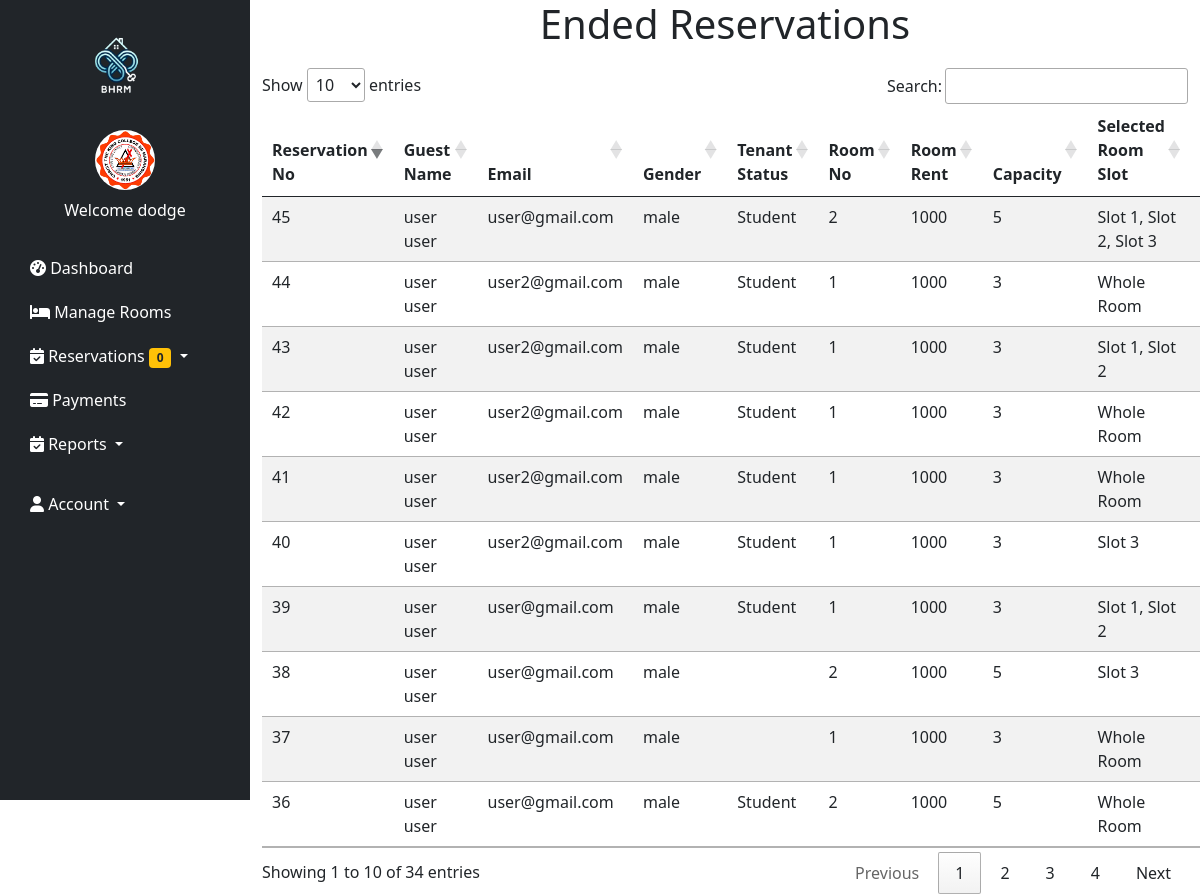
/ended.php (signed in), run on an earlier commit of the app's database.
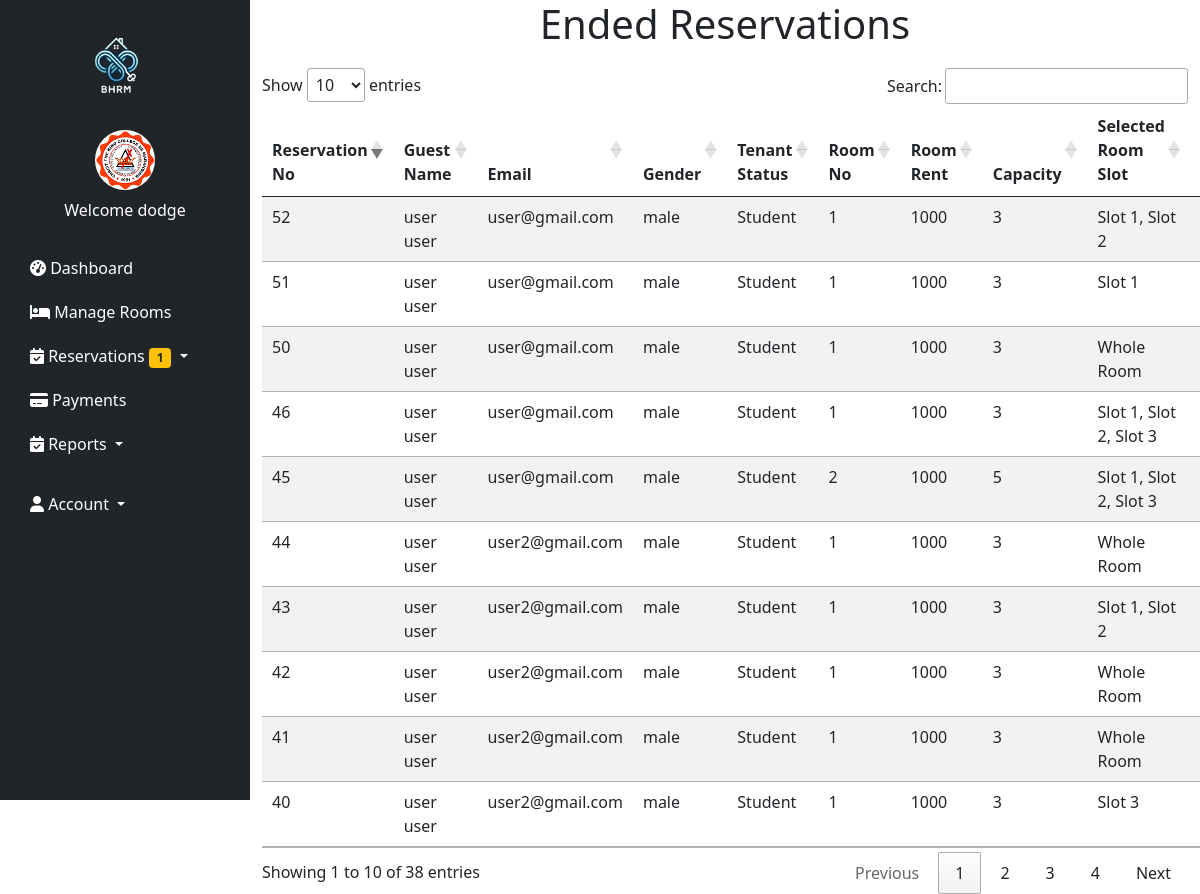
And on a later commit of the database.
### tables this page shows
CREATE TABLE `reservation` (
  `id` int(255) NOT NULL,
  `image` varchar(255) NOT NULL,
  `fname` varchar(255) NOT NULL,
  `lname` varchar(255) NOT NULL,
  `email` varchar(255) NOT NULL,
  `gender` varchar(255) NOT NULL,
  `date_in` date DEFAULT NULL,
  `date_out` date DEFAULT NULL,
  `tenant_status` varchar(255) NOT NULL,
  `school` varchar(255) NOT NULL,
  `addons` varchar(255) NOT NULL,
  `room_no` int(255) NOT NULL,
  `capacity` int(255) NOT NULL,
  `room_slot` varchar(255) NOT NULL,
  `current_tenant` int(255) NOT NULL,
  `amenities` varchar(255) NOT NULL,
  `tenant_type` varchar(255) NOT NULL,
  `room_floor` varchar(255) NOT NULL,
  `price` int(255) NOT NULL,
  `status` varchar(255) NOT NULL,
  `payment` int(255) NOT NULL,
  `pay_stat` varchar(255) NOT NULL,
  `pay_date` date DEFAULT NULL,
  `res_stat` varchar(255) NOT NULL,
  `res_duration` varchar(255) NOT NULL,
  `res_reason` varchar(255) NOT NULL,
  `hname` varchar(255) NOT NULL,
  `owner` varchar(255) NOT NULL
);

### ended.php (the view, shortened to what this page needs)
<!DOCTYPE html>
<html lang="en">
<head>
    <link href="https://cdn.jsdelivr.net/npm/bootstrap@5.0.2/dist/css/bootstrap.min.css" rel="stylesheet">
    <link rel="stylesheet" type="text/css" href="https://cdn.datatables.net/1.11.5/css/jquery.dataTables.min.css">
</head>
<body>
    <?php include 'navigationbar.php'; ?>
    <h1 class="text-center">Ended Reservations</h1>
    <div class="container table-responsive">
        <?php
        if (!empty($_SESSION) && $_SESSION['role'] == 'landlord') {
            $hname = $_SESSION['hname'];
            $query = "SELECT * FROM reservation WHERE hname = '$hname' AND res_stat = 'Ended' ORDER BY id DESC";
            $result = mysqli_query($conn, $query);
        ?>
        <table id="reservationsTable" class="table table-striped">
            <thead>
                <tr>
                    <th>Reservation No</th>
                    <th>Guest Name</th>
                    <th>Email</th>
                    <th>Gender</th>
                    <th>Tenant Status</th>
                    <th>Room No</th>
                    <th>Room Rent</th>
                    <th>Capacity</th>
                    <th>Selected Room Slot</th>
                    <th>Current Tenant</th>
                </tr>
            </thead>
            <tbody>
                <?php while ($fetch = mysqli_fetch_assoc($result)) { ?>
                <tr>
                    <td><?php echo $fetch['id']; ?></td>
                    <td><?php echo $fetch['fname'] . ' ' . $fetch['lname']; ?></td>
                    <td><?php echo $fetch['email']; ?></td>
                    <td><?php echo $fetch['gender']; ?></td>
                    <td><?php echo $fetch['tenant_status']; ?></td>
                    <td><?php echo $fetch['room_no']; ?></td>
                    <td><?php echo $fetch['price']; ?></td>
                    <td><?php echo $fetch['capacity']; ?></td>
                    <td><?php echo $fetch['room_slot']; ?></td>
                    <td><?php echo $fetch['current_tenant']; ?></td>
                </tr>
                <?php } ?>
            </tbody>
        </table>
        <?php } ?>
    </div>
</body>
</html>

### navigationbar.php (shortened to what this page needs)
<?php
require 'php/connection.php';
?>
<?php
        if(!empty($_SESSION['uname'])){
            $uname = $_SESSION['uname'];
            $query = "select * from users where uname = '$uname'";
            $result = mysqli_query($conn, $query);
            $fetch = mysqli_fetch_assoc($result);
        }
        $hname = $_SESSION['hname'];
        $query = "SELECT COUNT(*) AS new_reservations FROM reservation WHERE hname = '$hname' AND res_stat = 'Pending'";
        $result = mysqli_query($conn, $query);
        $row = mysqli_fetch_assoc($result);
        $newReservations = $row['new_reservations'];
    ?>
<!DOCTYPE html>
<html lang="en">
<head>
    <link href="https://cdn.jsdelivr.net/npm/bootstrap@5.0.2/dist/css/bootstrap.min.css" rel="stylesheet">
    <link href="https://cdnjs.cloudflare.com/ajax/libs/font-awesome/6.0.0-beta3/css/all.min.css" rel="stylesheet">
</head>
<body>
    <nav class="sidebar bg-dark">
        <div class="navbar-brand text-center">
            <img src="/bhrm-main/images/logo.png" alt="Logo">
        </div>
        <ul class="nav flex-column">
            <li class="nav-item text-center mb-4">
                <img class="rounded-circle mb-2" src="/bhrm-main/<?php echo $fetch['image'] ?? 'default.png'; ?>" alt="Profile" width="60" height="60">
                <span class="d-block text-white">Welcome <?php echo $fetch['fname'] ?? 'Guest'; ?></span>
            </li>
            <li class="nav-item">
                <a class="nav-link" href="/bhrm-main/dashboard.php">
                    <i class="fas fa-tachometer-alt"></i> Dashboard
                </a>
            </li>
            <li class="nav-item">
                <a class="nav-link" href="/bhrm-main/manageroom.php">
                    <i class="fas fa-bed"></i> Manage Rooms
                </a>
            </li>
            <li class="nav-item dropdown">
                <a class="nav-link dropdown-toggle" href="#" id="reservationMenu" role="button" data-bs-toggle="dropdown" aria-expanded="false">
                    <i class="fas fa-calendar-check"></i> Reservations <span class="badge bg-warning text-dark"><?php echo $newReservations; ?></span>
                </a>
            </li>
            <li class="nav-item">
                <a class="nav-link" href="/bhrm-main/payment.php">
                    <i class="fas fa-credit-card"></i> Payments
                </a>
            </li>
            <li class="nav-item dropdown">
                <a class="nav-link dropdown-toggle" href="#" id="reservationMenu" role="button" data-bs-toggle="dropdown" aria-expanded="false">
                    <i class="fas fa-calendar-check"></i> Reports
                </a>
            </li>
            <li class="nav-item dropdown mt-3">
                <a class="nav-link text-white dropdown-toggle" href="#" id="userMenu" role="button" data-bs-toggle="dropdown">
                    <i class="fas fa-user"></i> Account
                </a>
            </li>
        </ul>
    </nav>
</body>
</html>

What changed in the data, as far as the page shows it:
no longer on this page (row edited): reservation: id "39", fname "user", lname "user", email "user@gmail.com", gender "male", tenant_status "Student", room_no "1", price "1000", capacity "3", room_slot "Slot 1, Slot 2"
no longer on this page (row edited): reservation: id "38", fname "user", lname "user", email "user@gmail.com", gender "male", room_no "2", price "1000", capacity "5", room_slot "Slot 3"
no longer on this page (row edited): reservation: id "37", fname "user", lname "user", email "user@gmail.com", gender "male", room_no "1", price "1000", capacity "3", room_slot "Whole Room"
no longer on this page (row edited): reservation: id "36", fname "user", lname "user", email "user@gmail.com", gender "male", tenant_status "Student", room_no "2", price "1000", capacity "5", room_slot "Whole Room"
added reservation: id "52", fname "user", lname "user", email "user@gmail.com", gender "male", tenant_status "Student", room_no "1", price "1000", capacity "3", room_slot "Slot 1, Slot 2"
added reservation: id "51", fname "user", lname "user", email "user@gmail.com", gender "male", tenant_status "Student", room_no "1", price "1000", capacity "3", room_slot "Slot 1"
added reservation: id "50", fname "user", lname "user", email "user@gmail.com", gender "male", tenant_status "Student", room_no "1", price "1000", capacity "3", room_slot "Whole Room"
added reservation: id "46", fname "user", lname "user", email "user@gmail.com", gender "male", tenant_status "Student", room_no "1", price "1000", capacity "3", room_slot "Slot 1, Slot 2, Slot 3"
Also different on the page:
$newReservations: "0" → "1"
text written by a page script: "Show entries Search: Showing 1 to 10 of 34 entries Previous 1 2 3 4 Next" → "Show entries Search: Showing 1 to 10 of 38 entries Previous 1 2 3 4 Next"
